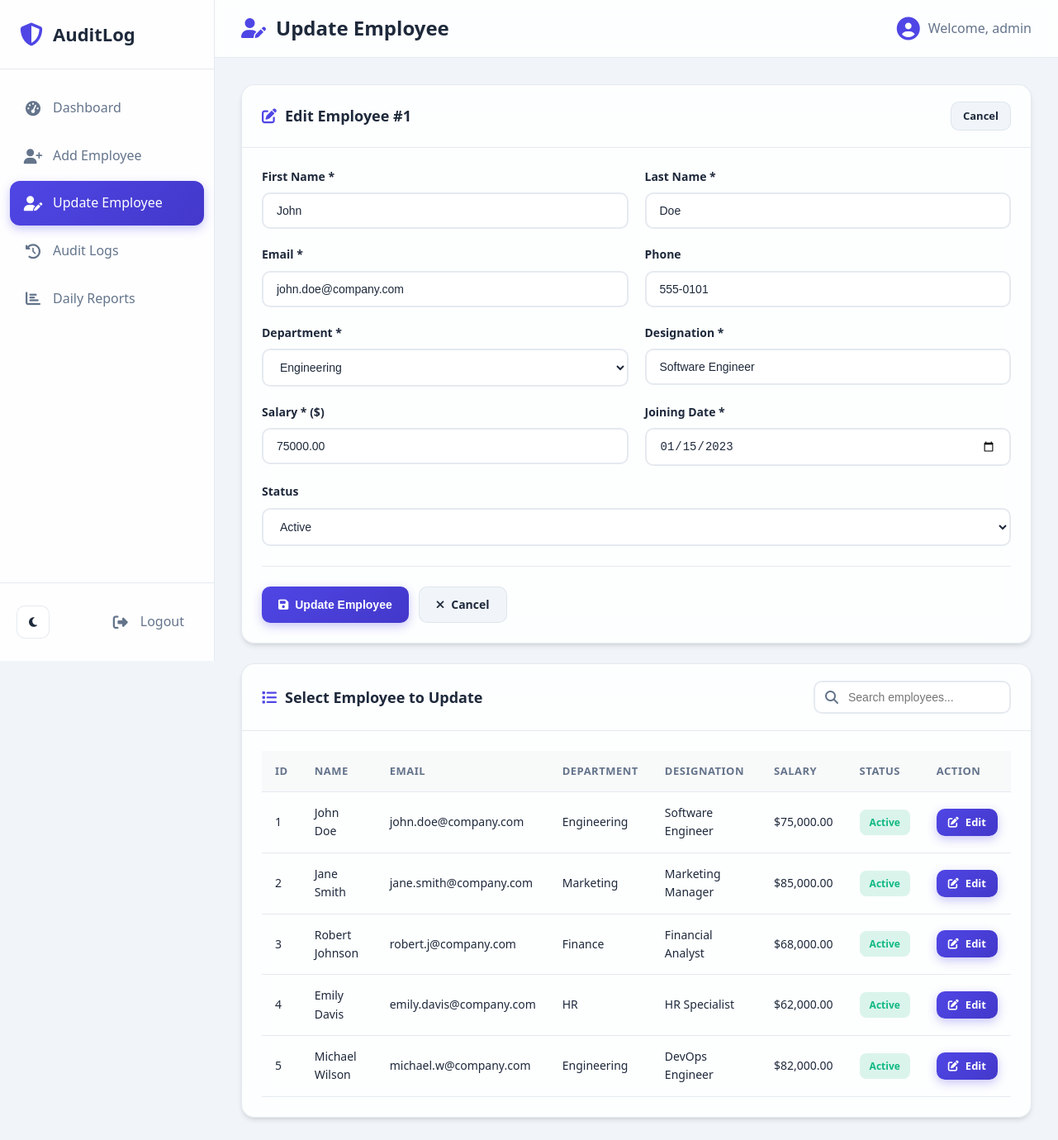
The page /update_employee.php?edit=1 (signed in) on the database its author committed.
### tables this page shows
CREATE TABLE IF NOT EXISTS employees (
    emp_id INT AUTO_INCREMENT PRIMARY KEY,
    first_name VARCHAR(50) NOT NULL,
    last_name VARCHAR(50) NOT NULL,
    email VARCHAR(100) NOT NULL UNIQUE,
    phone VARCHAR(20),
    department VARCHAR(50) NOT NULL,
    designation VARCHAR(50) NOT NULL,
    salary DECIMAL(10,2) NOT NULL,
    joining_date DATE NOT NULL,
    status ENUM('Active', 'Inactive') DEFAULT 'Active',
    created_at TIMESTAMP DEFAULT CURRENT_TIMESTAMP,
    updated_at TIMESTAMP DEFAULT CURRENT_TIMESTAMP ON UPDATE CURRENT_TIMESTAMP
);

### update_employee.php (the view, shortened to what this page needs)
<?php
require_once 'config.php';
$edit_employee = null;
if (isset($_GET['edit'])) {
    $edit_id = intval($_GET['edit']);
    $stmt = $conn->prepare("SELECT * FROM employees WHERE emp_id = ?");
    $stmt->bind_param("i", $edit_id);
    $stmt->execute();
    $result = $stmt->get_result();
    $edit_employee = $result->fetch_assoc();
}
$employees = $conn->query("SELECT * FROM employees ORDER BY created_at DESC");
?>
<!DOCTYPE html>
<html lang="en" data-theme="light">
<head>
    <link rel="stylesheet" href="assets/css/style.css">
    <link rel="stylesheet" href="https://cdnjs.cloudflare.com/ajax/libs/font-awesome/6.4.0/css/all.min.css">
</head>
<body>
    <div class="app-container">
        <aside class="sidebar">
            <div class="sidebar-header">
                <i class="fas fa-shield-alt"></i>
                <span>AuditLog</span>
            </div>
            <nav class="sidebar-nav">
                <a href="dashboard.php" class="nav-link">
                    <i class="fas fa-tachometer-alt"></i>
                    <span>Dashboard</span>
                </a>
                <a href="add_employee.php" class="nav-link">
                    <i class="fas fa-user-plus"></i>
                    <span>Add Employee</span>
                </a>
                <a href="update_employee.php" class="nav-link active">
                    <i class="fas fa-user-edit"></i>
                    <span>Update Employee</span>
                </a>
                <a href="logs.php" class="nav-link">
                    <i class="fas fa-history"></i>
                    <span>Audit Logs</span>
                </a>
                <a href="reports.php" class="nav-link">
                    <i class="fas fa-chart-bar"></i>
                    <span>Daily Reports</span>
                </a>
            </nav>
            <div class="sidebar-footer">
                <button class="theme-toggle" onclick="toggleTheme()" title="Toggle Dark Mode">
                    <i class="fas fa-moon"></i>
                </button>
                <a href="logout.php" class="nav-link logout">
                    <i class="fas fa-sign-out-alt"></i>
                    <span>Logout</span>
                </a>
            </div>
        </aside>
        <main class="main-content">
            <header class="main-header">
                <h1><i class="fas fa-user-edit"></i> Update Employee</h1>
                <div class="user-info">
                    <i class="fas fa-user-circle"></i>
                    <span>Welcome, <?php echo htmlspecialchars($_SESSION['username']); ?></span>
                </div>
            </header>
            <div class="content-wrapper">
                <?php if ($edit_employee): ?>
                <div class="form-card">
                    <div class="card-header">
                        <h2><i class="fas fa-edit"></i> Edit Employee #<?php echo $edit_employee['emp_id']; ?></h2>
                        <a href="update_employee.php" class="btn btn-sm btn-secondary">Cancel</a>
                    </div>
                    <div class="card-body">
                        <form method="POST" action="" class="employee-form">
                            <div class="form-row">
                                <div class="form-group">
                                    <label for="first_name">First Name *</label>
                                    <input type="text" id="first_name" name="first_name" value="<?php echo htmlspecialchars($edit_employee['first_name']); ?>" required>
                                </div>
                                <div class="form-group">
                                    <label for="last_name">Last Name *</label>
                                    <input type="text" id="last_name" name="last_name" value="<?php echo htmlspecialchars($edit_employee['last_name']); ?>" required>
                                </div>
                            </div>
                            <div class="form-row">
                                <div class="form-group">
                                    <label for="email">Email *</label>
                                    <input type="email" id="email" name="email" value="<?php echo htmlspecialchars($edit_employee['email']); ?>" required>
                                </div>
                                <div class="form-group">
                                    <label for="phone">Phone</label>
                                    <input type="tel" id="phone" name="phone" value="<?php echo htmlspecialchars($edit_employee['phone'] ?? ''); ?>">
                                </div>
                            </div>
                            <div class="form-row">
                                <div class="form-group">
                                    <label for="department">Department *</label>
                                    <select id="department" name="department" required>
                                        <option value="Engineering" <?php echo $edit_employee['department'] === 'Engineering' ? 'selected' : ''; ?>>Engineering</option>
                                    </select>
                                </div>
                                <div class="form-group">
                                    <label for="designation">Designation *</label>
                                    <input type="text" id="designation" name="designation" value="<?php echo htmlspecialchars($edit_employee['designation']); ?>" required>
                                </div>
                            </div>
                            <div class="form-row">
                                <div class="form-group">
                                    <label for="salary">Salary * ($)</label>
                                    <input type="number" id="salary" name="salary" step="0.01" min="0" value="<?php echo $edit_employee['salary']; ?>" required>
                                </div>
                                <div class="form-group">
                                    <label for="joining_date">Joining Date *</label>
                                    <input type="date" id="joining_date" name="joining_date" value="<?php echo $edit_employee['joining_date']; ?>" required>
                                </div>
                            </div>
                            <div class="form-row">
                                <div class="form-group">
                                    <label for="status">Status</label>
                                    <select id="status" name="status">
                                        <option value="Active" <?php echo $edit_employee['status'] === 'Active' ? 'selected' : ''; ?>>Active</option>
                                    </select>
                                </div>
                            </div>
                            <div class="form-actions">
                                <button type="submit" class="btn btn-primary">
                                    <i class="fas fa-save"></i> Update Employee
                                </button>
                                <a href="update_employee.php" class="btn btn-secondary">
                                    <i class="fas fa-times"></i> Cancel
                                </a>
                            </div>
                        </form>
                    </div>
                </div>
                <?php endif; ?>
                <div class="card">
                    <div class="card-header">
                        <h2><i class="fas fa-list"></i> Select Employee to Update</h2>
                        <div class="search-box">
                            <i class="fas fa-search"></i>
                            <input type="text" id="employeeSearch" placeholder="Search employees..." onkeyup="searchTable('employeeSearch', 'employeesTable')">
                        </div>
                    </div>
                    <div class="card-body">
                        <div class="table-responsive">
                            <table class="data-table" id="employeesTable">
                                <thead>
                                    <tr>
                                        <th>ID</th>
                                        <th>Name</th>
                                        <th>Email</th>
                                        <th>Department</th>
                                        <th>Designation</th>
                                        <th>Salary</th>
                                        <th>Status</th>
                                        <th>Action</th>
                                    </tr>
                                </thead>
                                <tbody>
                                    <?php while ($emp = $employees->fetch_assoc()): ?>
                                    <tr>
                                        <td><?php echo $emp['emp_id']; ?></td>
                                        <td><?php echo htmlspecialchars($emp['first_name'] . ' ' . $emp['last_name']); ?></td>
                                        <td><?php echo htmlspecialchars($emp['email']); ?></td>
                                        <td><?php echo htmlspecialchars($emp['department']); ?></td>
                                        <td><?php echo htmlspecialchars($emp['designation']); ?></td>
                                        <td>$<?php echo number_format($emp['salary'], 2); ?></td>
                                        <td>
                                            <span class="badge <?php echo $emp['status'] === 'Active' ? 'badge-success' : 'badge-danger'; ?>">
                                                <?php echo $emp['status']; ?>
                                            </span>
                                        </td>
                                        <td>
                                            <a href="?edit=<?php echo $emp['emp_id']; ?>" class="btn btn-sm btn-primary">
                                                <i class="fas fa-edit"></i> Edit
                                            </a>
                                        </td>
                                    </tr>
                                    <?php endwhile; ?>
                                </tbody>
                            </table>
                        </div>
                    </div>
                </div>
            </div>
        </main>
    </div>
</body>
</html>

### rows shown on the page
employees: emp_id "1", first_name "John", last_name "Doe", email "john.doe@company.com", phone "555-0101", department "Engineering", designation "Software Engineer", salary "75000.00", joining_date "01/15/2023", status "Active", first_name+last_name "John Doe", salary "75,000.00"
employees: emp_id "2", first_name+last_name "Jane Smith", email "jane.smith@company.com", department "Marketing", designation "Marketing Manager", salary "85,000.00", status "Active"
employees: emp_id "3", first_name+last_name "Robert Johnson", email "robert.j@company.com", department "Finance", designation "Financial Analyst", salary "68,000.00", status "Active"
employees: emp_id "4", first_name+last_name "Emily Davis", email "emily.davis@company.com", department "HR", designation "HR Specialist", salary "62,000.00", status "Active"
employees: emp_id "5", first_name+last_name "Michael Wilson", email "michael.w@company.com", department "Engineering", designation "DevOps Engineer", salary "82,000.00", status "Active"

### other values the page prints
$_SESSION['username'] "admin"
